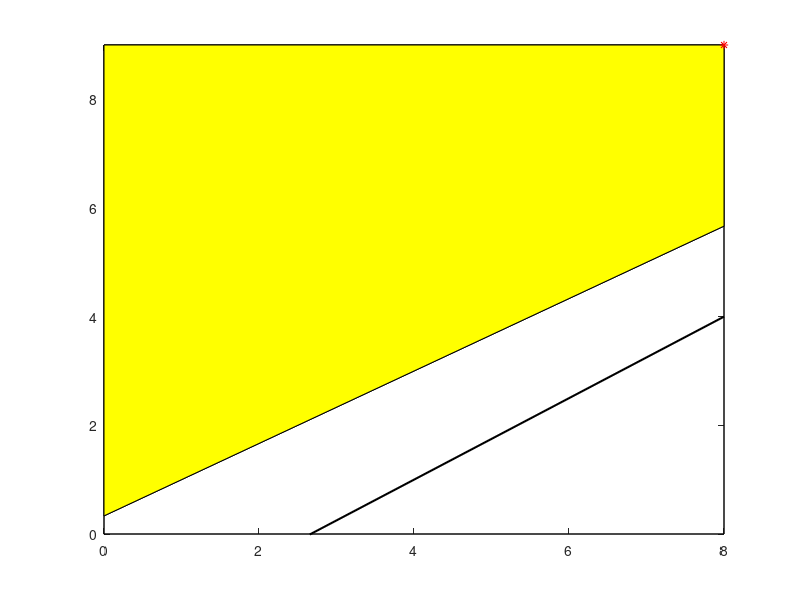

This figure's MATLAB source:
%% Тема 8, TASK1 ДОМАШНЄ ЗАВДАННЯ КАЧАЙКІН МАРКО 
clear, close, clc
%	Вибір варіанта: ---------------------------------------------------------
g = 4; % Згідно списку
k = 5; % Kachaikin is fifth in list of gr
d = 173; % Birthday - 22 June, 173 day of Year
% mod(g+d = 177,2) = 1, тому будемо шукати максимум 
% ---------------------------------------------------------------------------
% Розв'язати задачу ЛП 
%            20x+35y -> max
%            3x+2y>=0;
%            2x-3y<=-1; 
%            3x-4y<=8; 
%            0<=x<=8; 
%            0<=y<=9;

% 1) Графічним методом

% Графічне зображення множини допустимих значень сценаріїв
%		Багатокутник з умов типу нерівності
X = [0 8];
Y1 = (-3/2)*X;			% пряма 3x+2y = 0 
Y2 = (1/3) + (2/3)*X;   % пряма 2x-3y=-1
Y3 = -2+(3/4)*X;           % пряма 3x-4y=8

plot(X,Y1,'k-',X,Y2,'k-',X,Y3,'k-','LineWidth',1.5)
hold on
plot(X,[0 0],'k-',X,[9 9],'k-', [0 0],[0 9],'k-', [8 8], [0 9], 'k-')
axis([0 8 0 9])
hold on

%		Зафарбовуємо багатокутник з умов типу нерівності
Px = [0 0 8 8];				% x1-координати вершин
Py = [(1/3) 9 9 17/3];			% x2-координати вершин
fill(Px,Py,'y')
hold on

% Порівняння значень цільової функції на вершинах многокутника
F = @(x,y) 20*x + 35*y;

Values = zeros(1,4);
for i=1:4
    Values(i) = 20*Px(i) + 35*Py(i);
end
disp(Values)

% Виведення результату
for i=1:4
    if Values(i)==max(Values)
        plot(Px(i),Py(i),'r*')
        sprintf("Оптимальний сценарій = (%f,%f)",Px(i),Py(i))
        sprintf("Максимальне значення функції = %f ",Values(i))
    end
end
